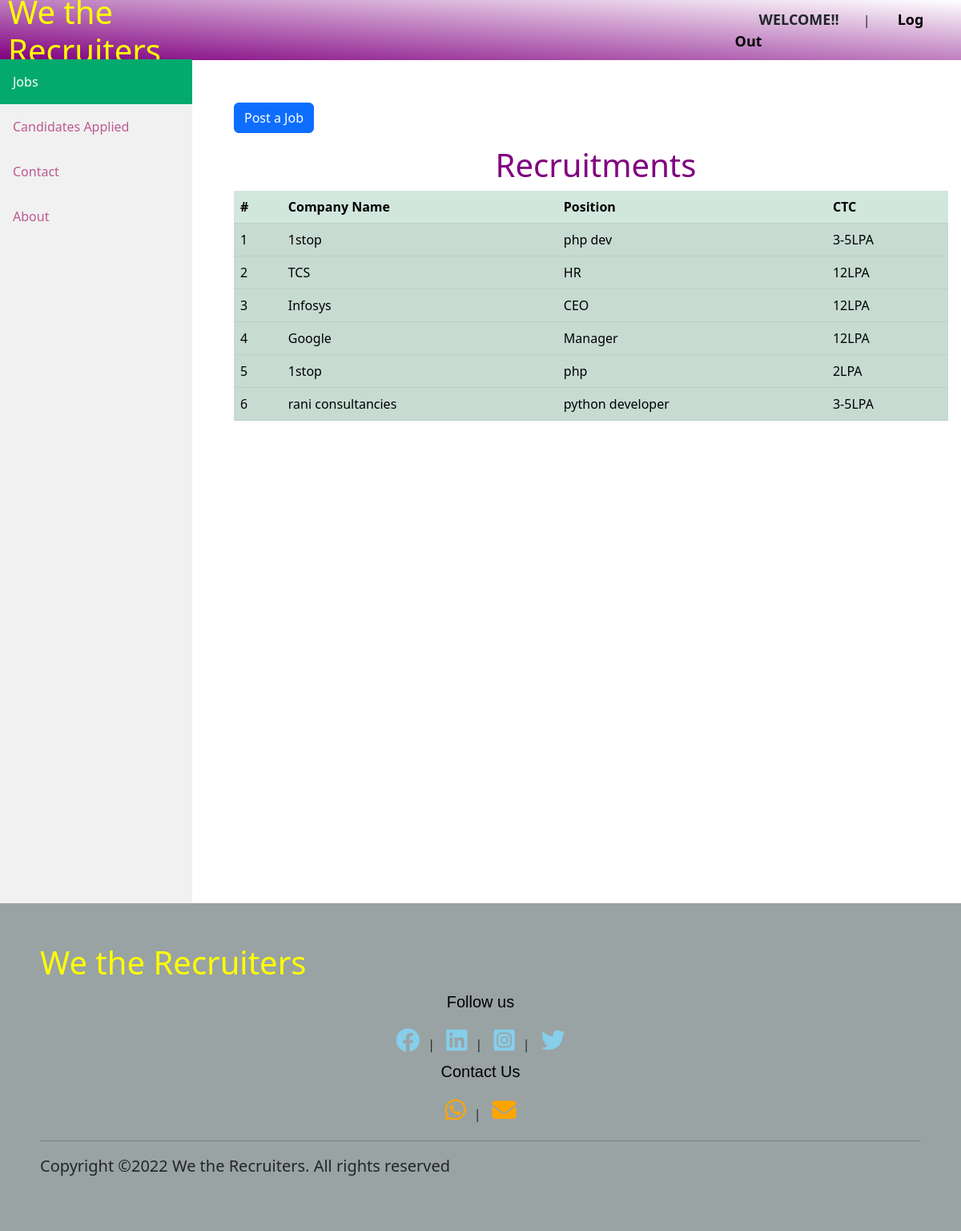
The page / on the database its author committed.
### tables this page shows
CREATE TABLE `jobs` (
  `id` int(11) NOT NULL,
  `cname` varchar(50) NOT NULL,
  `position` varchar(50) NOT NULL,
  `jobdescription` varchar(200) NOT NULL,
  `skills` varchar(50) NOT NULL,
  `CTC` varchar(50) NOT NULL
);

### index.php (the view, shortened to what this page needs)
<?php include 'header.php'?>
<br>
<br>
<br>
<div class="sidebar" style="width: 20%;margin-top: 2px;z-index: auto">
  <a class="active" href="index.php">Jobs</a>
  <a href="jobs.php">Candidates Applied</a>
  <a href="contact.php">Contact</a>
  <a href="about.php">About</a>
</div>
<div class="content" style="margin-left: 23%;">
  <p>
  <button class="btn btn-primary" type="button" data-bs-toggle="collapse" data-bs-target="#collapseExample" aria-expanded="false" aria-controls="collapseExample">
     Post a Job
  </button>
</p>
<h1 style="text-align: center; margin-left: 12px; color: purple;">Recruitments</h1>
<table class="table  table-success table-striped">
  <thead>
    <tr>
       <th scope="col">#</th>
      <th scope="col">Company Name</th>
      <th scope="col">Position</th>
      <th scope="col">CTC</th>
    </tr>
  </thead>
  <?php
      $server='localhost';
      $username='root';
      $password='';
      $database='connect';
      $conn=mysqli_connect($server,$username,$password,$database);
      $sql="SELECT cname,position,CTC from jobs";
      $result=mysqli_query($conn,$sql);
      $i=0;
      if ($result->num_rows > 0){
        while($row=$result->fetch_assoc()){
          echo"
            <tbody>
              <tr>
                  <td>".++$i."</td>
                  <td>".$row['cname']."</td>
                  <td>".$row['position']."</td>
                  <td>".$row['CTC']."</td>
              </tr>
            </tbody>";
        }
      }
      else{
        echo"";
      }
  ?>
</table>
</div>
<footer>
  <div>
    <a href="index.php" style="text-decoration: none;">
    <h1 style="color: yellow; text-align:left;">We the Recruiters</h1>
    </a>
  </div>
  <div class="social">
    <h3>Follow us</h3>
    <a href="https://www.facebook.com"  target="_blank"><i class="fa-brands fa-facebook"></i></a>|
    <a href="https://www.linkedin.com" target="_blank"><i class="fa-brands fa-linkedin"></i></a>|
    <a href="https://www.instagram.com" target="_blank"><i class="fa-brands fa-instagram-square"></i></a>|
    <a href="https://twitter.com"  target="_blank"><i class="fa-brands fa-twitter"></i></a>
  </div>
  <div class="contact">
    <h3>Contact Us</h3>
    <a href="tel: +919912120506"><i class="fa-brands fa-whatsapp"></i></a>|
    <a href="mailto: gamarnath_ece190470@mgit.ac.in"><i class='fa-solid fa-envelope'></i></a>
  </div>
  <hr>
  <p>Copyright &copy;2022 We the Recruiters. All rights reserved</p>
</footer>
</body>
</html>

### style.css (style rules this page uses)
.sidebar { margin: 0; margin-top: 2px; padding: 0; width: 200px; background-color: #f1f1f1; position: fixed; height: 100%; overflow: auto; }
.sidebar a { display: block; color: #bd5992; padding: 16px; text-decoration: none; }
.sidebar a.active { background-color: #04AA6D; color: white; }
div.content { margin-left: 200px; margin-top: 55px; padding: 1px 16px; height: 1000px; }

### header.php (style rules this page uses)
p { font-size: 20px; }
footer { position:sticky; text-align: center; background-color: #99A3A4; padding: 50px; }
footer .contact { text-align:center ; }
footer .contact h3 { color: black; font-size: 20px; font-family: cosmic,sans-serif; padding: 5px; }
footer p { text-align: left; }
footer .social { text-align: center; }
footer .social h3 { color: black; font-size: 20px; font-family: cosmic,sans-serif; padding: 5px; }
footer .social a { text-decoration: none; font-size: 30px; color: skyblue; margin: 10px; }
footer .contact { text-align: center; }
footer .contact a { text-decoration: none; font-size: 30px; color: orange; margin: 10px; }

### rows shown on the page
jobs: cname "1stop", position "php dev", CTC "3-5LPA"
jobs: cname "TCS", position "HR", CTC "12LPA"
jobs: cname "Infosys", position "CEO", CTC "12LPA"
jobs: cname "Google", position "Manager", CTC "12LPA"
jobs: cname "1stop", position "php", CTC "2LPA"
jobs: cname "rani consultancies", position "python developer", CTC "3-5LPA"
